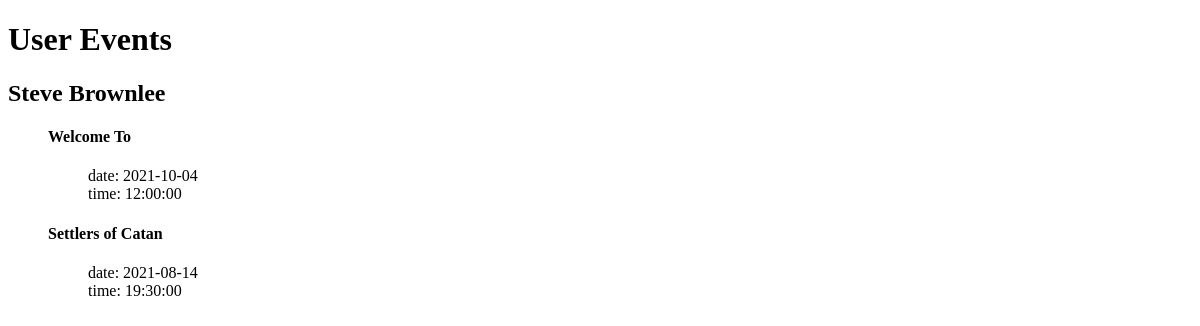
The page /reports/userevents on the database as committed earlier.
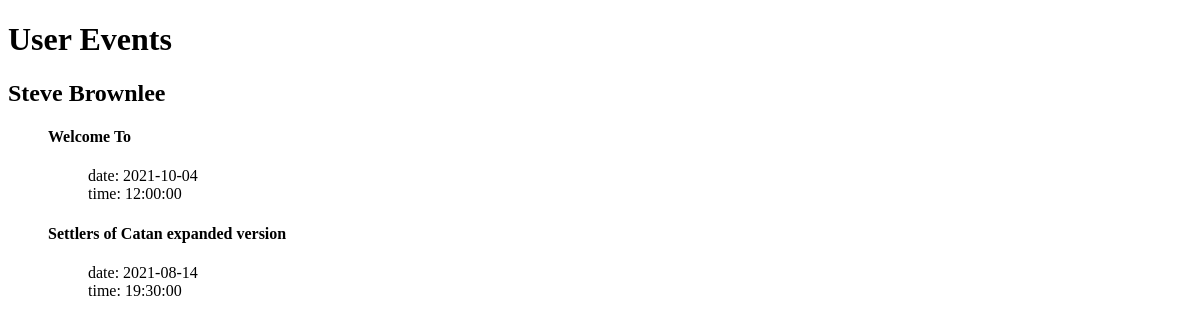
The same page on the database as committed later.
### levelupapi/models/game.py (models this page shows, shortened)
class Game(models.Model):
    gamer = models.ForeignKey("Gamer", on_delete=models.CASCADE)
    number_of_players = models.IntegerField()
    skill_level = models.IntegerField()
    title = models.CharField(max_length=75)
    maker = models.CharField(max_length=50)
    gametype = models.ForeignKey("GameType", on_delete=models.CASCADE)
    @property
    def is_user_creator(self):
        return self.__is_user_creator

### levelupreports/views/users/eventsbyuser.py (the view)
# urls.py: path('reports/userevents', userevent_list)
def userevent_list(request):
    if request.method == 'GET':
        with sqlite3.connect(Connection.db_path) as conn:
            conn.row_factory = sqlite3.Row
            db_cursor = conn.cursor()
            db_cursor.execute("""
                SELECT
                    e.id,
                    e.day,
                    e.time,
                    g.title,
                    u.first_name || " " || u.last_name full_name,
                    eg.gamer_id

                    FROM levelupapi_event e
                    JOIN levelupapi_game g ON e.game_id = g.id
                    JOIN levelupapi_eventgamer eg ON eg.event_id = e.id
                    JOIN levelupapi_gamer gr ON eg.gamer_id = gr.id
                    JOIN auth_user u ON u.id = gr.user_id;
            """)
            dataset = db_cursor.fetchall()
            events_by_user = {}
            for row in dataset:
                event = Event()
                event.day = row["day"]
                event.time = row["time"]
                event.game_name = row["title"]
                gid = row["gamer_id"]
                if gid in events_by_user:
                    events_by_user[gid]['events'].append(event)
                else:
                    events_by_user[gid] = {}
                    events_by_user[gid]["gamer_id"] = gid
                    events_by_user[gid]["full_name"] = row["full_name"]
                    events_by_user[gid]["events"] = [event]
        list_of_users_with_events = events_by_user.values()
        template = 'users/list_with_events.html'
        context = {
            'userevent_list': list_of_users_with_events
        }
        return render(request, template, context)

### levelupreports/templates/users/list_with_events.html (shortened to what this page needs)
{% load static %}
<!DOCTYPE html>
<html>
  <head>
  </head>
  <body>
    <h1>User Events</h1>
    {% for user in userevent_list %}
        <h2>{{ user.full_name }}</h2>
        <ol>
            {% for event in user.events %}
            <h4>
                {{ event.game_name }}
            </h4>
            <ol>
                date: {{ event.day }}
            </ol>
            <ol>
                time: {{ event.time}}
            </ol>
            {% endfor %}
        </ol>
    {% endfor %}
  </body>
</html>

Rows that differ between the two databases and show on the page:
changed Game: game_name "Settlers of Catan" → "Settlers of Catan expanded version"
